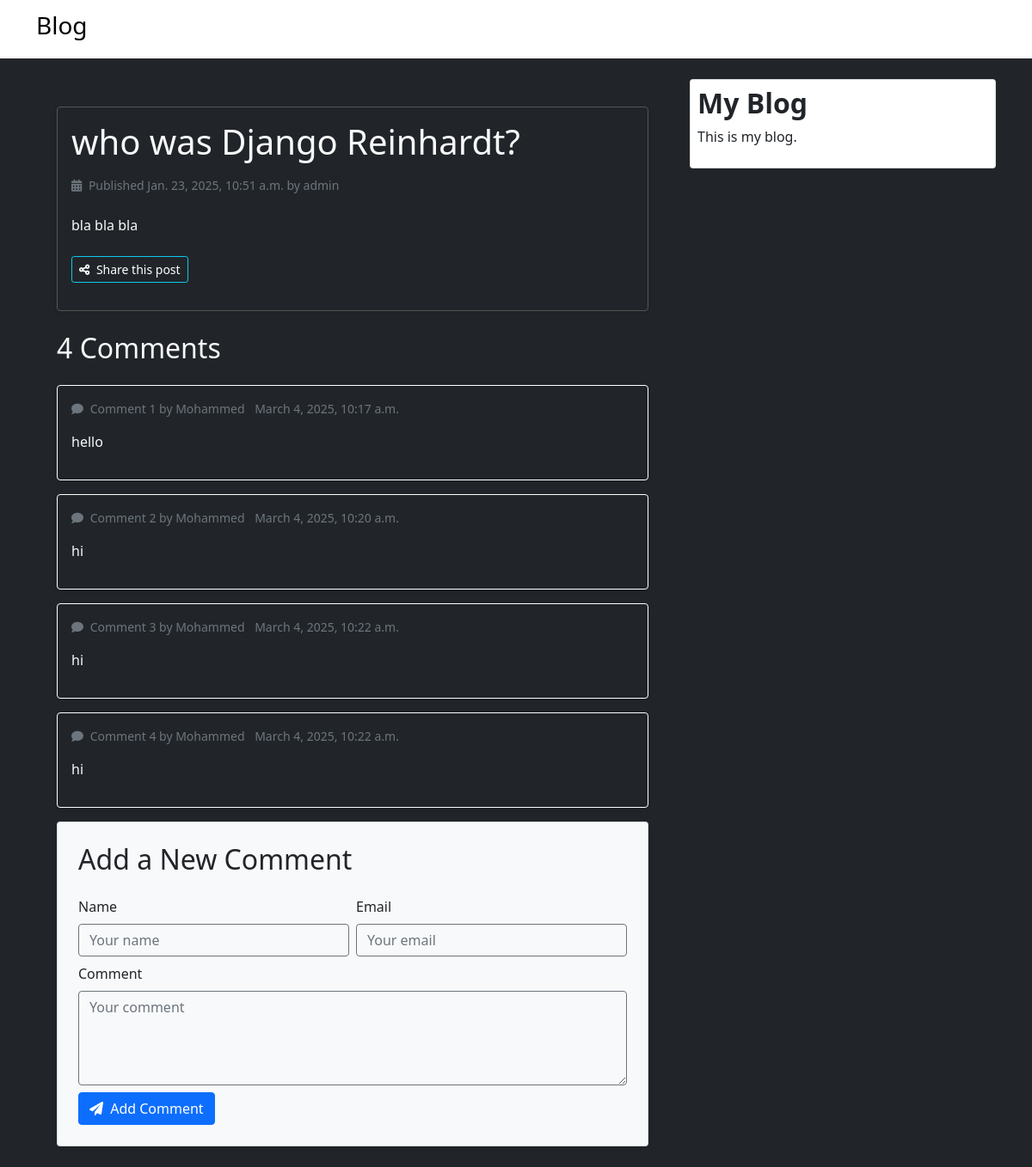
Screenshot of /blog/2025/1/23/who-was-django-reinhardt/ with the database file from the repository.
### blog/models.py (models this page shows, shortened)
class Post(models.Model):
    class Status(models.TextChoices):
        DRAFT = 'DF','DRAFT'
        PUBLISHED = 'PB', 'PUBLISHED'
    title =models.CharField(max_length=250)
    slug =models.SlugField(max_length=250, unique_for_date='publish')
    body =models.TextField()
    publish = models.DateTimeField(default=timezone.now)
    created = models.DateTimeField(auto_now_add=True)
    updated = models.DateTimeField(auto_now=True)
    status = models.CharField(max_length=2 , choices=Status, default=Status.DRAFT)
    author = models.ForeignKey(settings.AUTH_USER_MODEL,on_delete=models.CASCADE, related_name='blog_posts')
    objects = models.Manager()
    published = PublishedManager()
    tags = TaggableManager()
    class Meta:
        ordering = ['-publish']
        indexes = [
            models.Index(fields=['-publish']),
        ]

class Comment(models.Model):
    post = models.ForeignKey(Post,on_delete=models.CASCADE,related_name='comments')
    name = models.CharField(max_length=80)
    email = models.EmailField()
    body = models.TextField()
    created = models.DateTimeField(auto_now_add=True)
    updated = models.DateTimeField(auto_now=True)
    active = models.BooleanField(default=True)
    class Meta:
        ordering = ['created']
        indexes = [models.Index(fields=['created']),]

### blog/views.py (the view)
# urls.py: path('<int:year>/<int:month>/<int:day>/<slug:post>/', views.post_detail, name='post_detail'),
def post_detail(request,year, month, day, post):
    post = get_object_or_404(Post,status=Post.Status.PUBLISHED,slug=post,publish__year=year,publish__month=month,publish__day=day)
    comments = post.comments.filter(active=True)
    form = CommentForm()
    return render(request,'blog/post/detail.html',{'post': post,'comments': comments,'form': form})

### blog/forms.py
class CommentForm(forms.ModelForm):
 class Meta:
    model = Comment
    fields = ['name', 'email', 'body']

### templates/blog/post/detail.html (shortened to what this page needs)
{% extends "blog/base.html" %}
{% block content %}
    <div class="container py-4">
        <div class="card bg-dark text-light border-1 shadow-sm mb-4" style="border: 1px solid #555;">
            <div class="card-body">
                <h1 class="card-title mb-3">{{ post.title }}</h1>
                <p class="card-text text-muted small mb-4">
                    <i class="fas fa-calendar-alt me-1"></i> Published {{ post.publish }} by {{ post.author }}
                </p>
                <div class="card-text">
                    {{ post.body|linebreaks }}
                </div>
                <p class="mt-4">
                    <a href="{% url 'blog:post_share' post.id %}" class="btn btn-outline-info btn-sm">
                        <i class="fas fa-share-alt me-1"></i> Share this post
                    </a>
                </p>
            </div>
        </div>
        {% with comments.count as total_comments %}
            <h2 class="mb-4">
                {{ total_comments }} Comment{{ total_comments|pluralize }}
            </h2>
        {% endwith %}
        <div class="comments">
            {% for comment in comments %}
                <div class="card bg-dark text-light border-1 shadow-sm mb-3" style="border: 1px solid #fff;">
                    <div class="card-body">
                        <p class="card-text text-muted small mb-2">
                            <i class="fas fa-comment me-1"></i> Comment {{ forloop.counter }} by {{ comment.name }}
                            <span class="ms-2">{{ comment.created }}</span>
                        </p>
                        <p class="card-text">
                            {{ comment.body|linebreaks }}
                        </p>
                    </div>
                </div>
            {% empty %}
                <div class="alert alert-info" role="alert">
                    <i class="fas fa-info-circle me-1"></i> There are no comments yet.
                </div>
            {% endfor %}
        </div>
        {% include "blog/post/includes/comment_form.html" %}
    </div>
{% endblock %}

### static/css/blog.css (style rules this page uses)
.card a { color: #fff; }
.btn-outline-info { transition: background-color 0.3s ease, color 0.3s ease; }

### rows the page displays
Post: title "who was Django Reinhardt?", publish "Jan. 23, 2025, 10:51 a.m.", author "admin", body "bla bla bla"
Comment: name "Mohammed", created "March 4, 2025, 10:17 a.m.", body "hello"
Comment: name "Mohammed", created "March 4, 2025, 10:20 a.m.", body "hi"
Comment: name "Mohammed", created "March 4, 2025, 10:22 a.m.", body "hi"
Comment: name "Mohammed", created "March 4, 2025, 10:22 a.m.", body "hi"

### other values shown
{{ total_comments }} "4"
